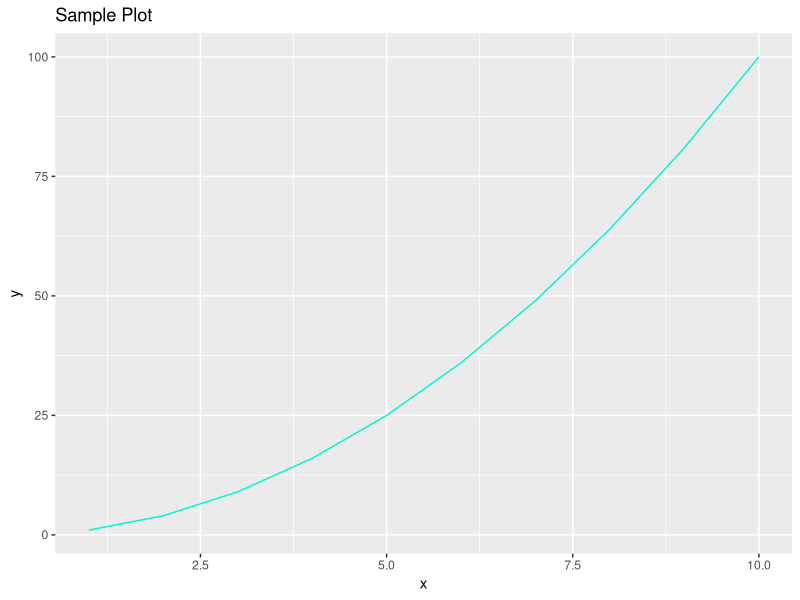

Write R code to recreate this figure.
# Load necessary libraries
library(ggplot2)
library(dplyr)

# Sample data
data <- data.frame(
  x = 1:10,
  y = (1:10) ^ 2
)

# Create a plot
ggplot(data, aes(x = x, y = y)) +
  geom_line(color = "#00F5D4") +
  ggtitle("Sample Plot")
